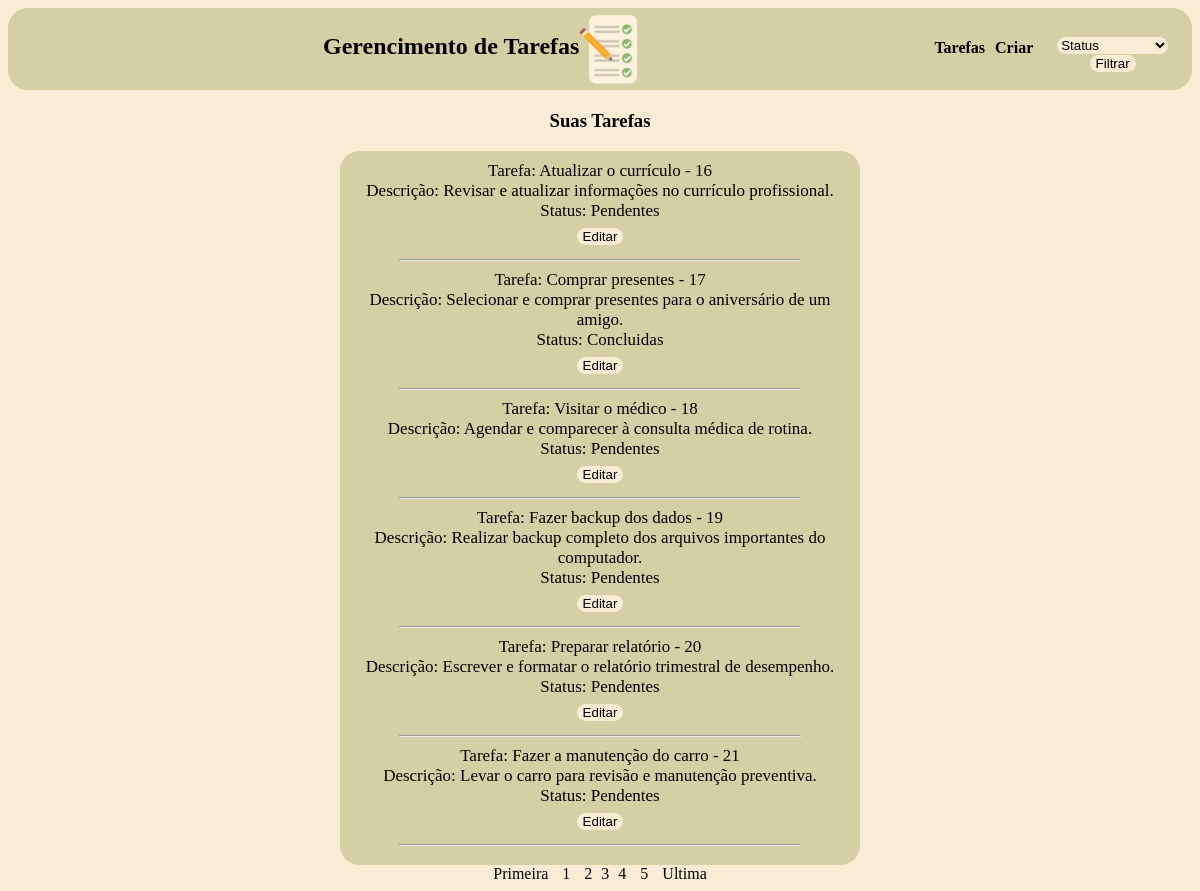
The page /tarefas.php?pagina=3 on the database its author committed.
### tables this page shows
CREATE TABLE `tarefas` (
  `id` int(11) NOT NULL,
  `task_name` varchar(250) NOT NULL,
  `description` text DEFAULT NULL,
  `status` set('Pendentes','Em andamento','Concluidas') DEFAULT 'Pendentes',
  `created_at` datetime DEFAULT NULL
);

### tarefas.php (the view, shortened to what this page needs)
<?php
include_once("conexao.php");
?>
<!DOCTYPE html>
<html lang="pt-br">
<head>
</head>
<body>
<header>
        <div id="logo">
            <h2>Gerencimento de Tarefas</h2>
            <img src="tarefas2.png" alt="">
        </div>
        <div id="botoes">
            <tr>
                <th><a href="tarefas.php">
                        <h4>Tarefas</h4>
                    </a></th>
                <th><a href="index.php">
                        <h4>Criar</h4>
                    </a></th>
                <form action="filtro_tarefas.php" method="GET" id="form1">
                    <select name="status" required>
                        <option value="">Status</option>
                    </select>
                    <input type="submit" value="Filtrar" id="bot1">
                </form>
            </tr>
        </div>
    </header>
    <h3>Suas Tarefas</h3>
    <?php
    $pagina_atual = filter_input(INPUT_GET, 'pagina', FILTER_SANITIZE_NUMBER_INT);
    $pagina = (!empty($pagina_atual)) ? $pagina_atual : 1;
    $qnt_result_pg = 6;
    $inicio = ($qnt_result_pg * $pagina) - $qnt_result_pg;
    $result_tarefas = "SELECT * FROM tarefas LIMIT $inicio, $qnt_result_pg";
    $resultado_tarefas = mysqli_query($conn, $result_tarefas);
?>
<div id="conteudo">
<?php
    while ($row_tarefa = mysqli_fetch_assoc($resultado_tarefas)) {
        echo "Tarefa: " . $row_tarefa['task_name'] . " - " . $row_tarefa['id'] . "<br>";
        echo "Descrição: " . $row_tarefa['description'] . "<br>";
        echo "Status: " . $row_tarefa['status'] . "<br>";
        echo "<a href = 'edit_tarefas.php?id=" . $row_tarefa['id'] . "'><button style='border: 0; border-radius: 10px; background-color: #f8ecd4;'>Editar</button></a><hr style='width: 80%;'>";
    }
?>
</div>
<?php
    $result_t = "SELECT COUNT(id) AS num_result FROM tarefas";
    $resultado_t = mysqli_query($conn, $result_t);
    $row_t = mysqli_fetch_assoc($resultado_t);
    $quantidade_t = ceil($row_t['num_result'] / $qnt_result_pg);
    $max_links = 2;
    echo "<a href='tarefas.php?pagina=1'>Primeira</a> ";
    for ($pag_ant = $pagina - $max_links; $pag_ant <= $pagina - 1; $pag_ant++) {
        if ($pag_ant >= 1) {
            echo "<a href='tarefas.php?pagina=$pag_ant'>$pag_ant</a> ";
        }
    }
    echo "$pagina ";
    for ($pag_dep = $pagina + 1; $pag_dep <= $pagina + $max_links; $pag_dep++) {
        if ($pag_dep <= $quantidade_t) {
            echo "<a href='tarefas.php?pagina=$pag_dep'>$pag_dep</a> ";
        }
    }
    echo "<a href='tarefas.php?pagina=$quantidade_t'>Ultima</a>";
    ?>
</body>
</html>

### tarefas.php (style rules this page uses)
body { background-color: #f8ecd4; text-align: center; }
header { background-color: #d4cfa5; display: flex; justify-content: center; padding: 5px; margin-bottom: 20px; border-radius: 20px; }
img { width: 60px; }
#botoes { display: flex; justify-content: right; text-align: center; color: black; }
#logo { display: flex; width: 80%; justify-content: center; padding-left: 20px; }
a { padding: 5px; text-decoration: none; color: black; }
#form1 { padding-top: 23px; }
select { border: 0; border-radius: 10px; text-decoration: none; background-color: #f8ecd4; }
#bot1 { border: 0; border-radius: 10px; background-color: #f8ecd4; }
#conteudo { margin: auto; display: flex; flex-direction: column; text-align: center; background-color: #d4cfa5; width: 500px; border-radius: 20px; font-size: 17px; padding: 10px }

### rows shown on the page
tarefas: task_name "Atualizar o currículo", id "16", description "Revisar e atualizar informações no currículo profissional.", status "Pendentes"
tarefas: task_name "Comprar presentes", id "17", description "Selecionar e comprar presentes para o aniversário de um amigo.", status "Concluidas"
tarefas: task_name "Visitar o médico", id "18", description "Agendar e comparecer à consulta médica de rotina.", status "Pendentes"
tarefas: task_name "Fazer backup dos dados", id "19", description "Realizar backup completo dos arquivos importantes do computador.", status "Pendentes"
tarefas: task_name "Preparar relatório", id "20", description "Escrever e formatar o relatório trimestral de desempenho.", status "Pendentes"
tarefas: task_name "Fazer a manutenção do carro", id "21", description "Levar o carro para revisão e manutenção preventiva.", status "Pendentes"

### other values the page prints
$pagina "3"
